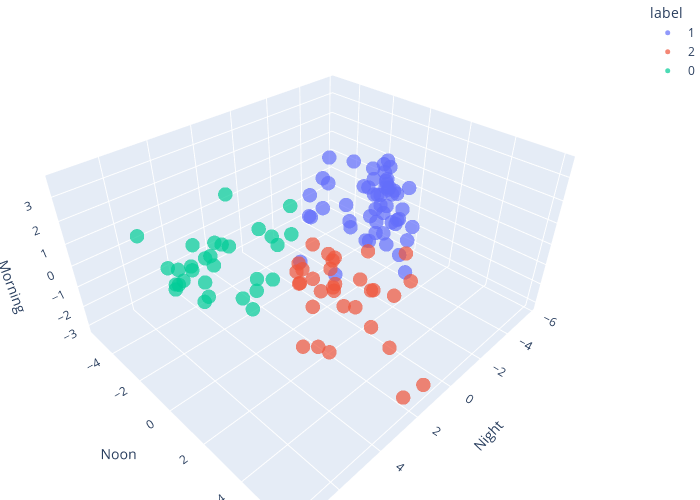

Notebook cell for this chart:
### Markdown cell above
#### Viz

### Code cell
def visualizing_results(Z, label):
    pca_df = pd.DataFrame(Z, columns=['PC1', 'PC2', 'PC3'], index=origin_mapper.keys()).reset_index()
    pca_df['label'] = label
    pca_df['label'] = pca_df['label'].astype(str)

    fig = px.scatter_3d(pca_df, x='PC1', y='PC2', z='PC3', 
                     color='label', 
                     hover_data={"origin": (pca_df['index'])},
                     labels={
                        "PC1": "Night",
                        "PC2": "Noon",
                        "PC3": "Morning",
                    },
                     opacity=0.7,
                    size_max=1,
                     width = 700, height = 500
                     ).update_layout(margin=dict(l=0, r=0, b=0, t=0)
                    ).update_traces(marker_size = 5)
    
    fig.show()


visualizing_results(Z, kmeans.labels_)

### Figure 1 — Plotly figure (JSON) as saved in the notebook; plotly's stock layout.template omitted (floating-point values rounded to 4 significant figures)
{"data": [{"customdata": [["Banxin"], ["Beitou"], ["Cailiao"], ["Dahu_Park"], ["Danfeng"], ["Dingpu"], ["Dingxi"], ["Donghu"], ["Far_Eastern_Hospital"], ["Fuxinggang"], ["Fuzhong"], ["Haishan"], ["Hongshulin"], ["Houshanpi"], ["Huilong"], ["Huzhou"], ["Jiangzicui"], ["Jingan"], ["Jingmei"], ["Jingping"], ["Linguang"], ["Liuzhangli"], ["Luzhou"], ["Muzha"], ["Nanshijiao"], ["Neihu"], ["Qilian"], ["Qiyan"], ["Qizhang"], ["Sanchong"], ["Sanchong_Elementary_School"], ["Sanhe_Junior_High_School"], ["Sanmin_Senior_High_School"], ["St.lgnatius_High_School"], ["Taipei_Bridge"], ["Taipei_Nangang_Exhibition_Center"], ["Tamsui"], ["Touqianzhuang"], ["Tucheng"], ["Wanfang_Community"], ["Wanfang_Hospital"], ["Wanlong"], ["Wende"], ["Xindian"], ["Xindian_District_Office"], ["Xingfu"], ["Xinhai"], ["Xinpu"], ["Xinzhuang"], ["Xiulang_Bridge"], ["Yongan_Market"], ["Yongning"], ["Zhonghe"], ["Zhuwei"]], "hovertemplate": "label=1<br>Night=%{x}<br>Noon=%{y}<br>Morning=%{z}<br>origin=%{customdata[0]}<extra></extra>", "legendgroup": "1", "marker": {"color": "#636efa", "opacity": 0.7, "size": 5, "symbol": "circle"}, "mode": "markers", "name": "1", "scene": "scene", "showlegend": true, "type": "scatter3d", "x": [-0.655, -2.582, -3.238, -3.37, -4.898, -2.766, -3.722, -3.505, -3.796, -3.218, -2.259, -4.677, -3.106, -1.36, -4.636, -2.27, -3.245, -4.486, -1.673, -1.8, -3.656, -0.02275, -5.751, -2.807, -5.041, -2.284, -3.695, -2.036, -2.39, -1.467, -4.535, -5.005, -4.838, -4.369, -1.053, -0.2751, -1.545, -1.61, -4.14, -4.118, -2.705, -3.311, -0.8677, -3.629, -3.626, -2.443, -4.548, -3.437, -2.289, -4.242, -4.137, -3.602, -1.112, -2.537], "y": [-1.753, 1.977, -1.01, 0.5359, -1.905, -3.876, 0.4327, -0.7767, -0.4711, 0.1721, 0.5473, -0.8748, 0.9345, 0.9835, -1.614, 0.05515, -0.7599, -0.6407, 1.628, -0.7128, 0.8265, -0.9965, -1.744, 1.883, -1.042, 0.5671, 1.034, -0.6332, 0.8825, -1.44, -1.018, -1.303, -1.003, -0.706, 0.2716, -1.944, 1.146, -1.885, -0.1454, -1.132, 1.561, 0.2389, -0.3766, 0.7137, 0.6274, -2.718, -0.8426, -0.2225, -2.189, -0.129, -0.3236, -0.5775, 0.1116, 2.188], "z": [0.1643, -0.1921, 0.8748, -0.3313, 0.7876, -0.5516, 0.8897, -0.6635, -0.08376, 0.04807, 1.486, 0.4673, -0.114, -0.1142, 0.456, -0.9722, 0.913, 0.3538, -0.1223, 0.6703, 0.3178, 0.7375, 0.9407, -1.998, 1.129, 0.1992, 1.42, -0.5087, -0.2749, 1.546, 1.454, 0.7856, 0.6091, 0.8148, 3.303, -2.118, 0.2625, 0.09428, 0.4614, 0.05967, -1.201, 0.3833, -2.292, -0.2004, -0.287, 0.9151, 0.3611, 0.6798, 2.161, 0.6079, 0.7321, -0.2466, 0.5531, 0.5753]}, {"customdata": [["Beimen"], ["Chiang_Kai-Shek_Memorial_Hall"], ["Daan_Park"], ["Dapinglin"], ["Dazhi"], ["Dongmen"], ["Fu_Jen_University"], ["Gongguan"], ["Guandu"], ["Guting"], ["Kunyang"], ["Longshan_Temple"], ["Mingde"], ["NTU_Hospital"], ["Nangang"], ["Shandao_Temple"], ["Shilin"], ["Shipai"], ["Shisizhang"], ["Shuanglian"], ["Songshan_Airport"], ["Taipei_Main_Station"], ["Taipei_Zoo"], ["Taipower_Building"], ["Technology_Building"], ["Xiaobitan"], ["Xiaonanmen"], ["Xinbeitou"], ["Yongchun"], ["Yuanshan"], ["Zhishan"], ["Zhongyi"]], "hovertemplate": "label=2<br>Night=%{x}<br>Noon=%{y}<br>Morning=%{z}<br>origin=%{customdata[0]}<extra></extra>", "legendgroup": "2", "marker": {"color": "#EF553B", "opacity": 0.7, "size": 5, "symbol": "circle"}, "mode": "markers", "name": "2", "scene": "scene", "showlegend": true, "type": "scatter3d", "x": [2.542, 2.928, 1.519, -0.5364, 1.275, 3.337, 0.7303, 4.04, 0.3869, 2.074, 0.7632, -0.7043, -2.052, 2.505, 0.1838, 3.704, 1.647, -0.2185, -0.7451, 3.569, 1.5, 2.309, 0.8186, 2.204, 1.564, -0.03373, 2.089, 1.006, 0.5347, -0.2626, 0.8406, -0.07731], "y": [0.8658, 2.368, 2.3, -0.1257, 1.511, 2.511, 2.371, 2.615, 0.7355, 1.231, -0.8797, 3.286, 2.727, 6.016, 0.1963, 2.382, 2.978, 3.289, 1.74, 3.128, 3.641, 2.436, 5.713, 0.8207, -0.067, 2.425, 2.14, 4.182, 0.6595, 1.858, -0.02305, 0.3568], "z": [0.3656, -2.093, -1.023, -1.095, -0.7221, 0.1751, -0.161, 1.636, -1.839, -0.01622, -2.128, 0.7615, -1.593, -2.24, -0.3733, -1.54, -0.5872, -0.9577, -1.895, 1.347, -1.217, 1.568, -3.167, 0.2742, -0.2598, -1.077, -3.123, -2.218, -0.6836, 0.3668, 0.3041, -1.961]}, {"customdata": [["Daan"], ["Gangqian"], ["Jiannan_Rd."], ["Jiantan"], ["Minquan_W._Rd."], ["Nangang_Software_Park"], ["Nanjing_Fuxing"], ["Nanjing_Sanmin"], ["New_Taipei_Industrial_Park"], ["Qiaohe"], ["Songjiang_Nanjing"], ["Songshan"], ["Sun_Yat-Sen_Memorial_Hall"], ["Taipei_101/World_Trade_Center"], ["Taipei_Arena"], ["Taipei_City_Hall"], ["Xiangshan"], ["Xianse_Temple"], ["Xihu"], ["Ximen"], ["Xingtian_Temple"], ["Xinpu_Minsheng"], ["Xinyi_Anhe"], ["Zhongshan"], ["Zhongshan_Elementary_School"], ["Zhongshan_Junior_High_School"], ["Zhongxiao_Dunhua"], ["Zhongxiao_Fuxing"], ["Zhongxiao_Xinsheng"], ["Zhongyuan"]], "hovertemplate": "label=0<br>Night=%{x}<br>Noon=%{y}<br>Morning=%{z}<br>origin=%{customdata[0]}<extra></extra>", "legendgroup": "0", "marker": {"color": "#00cc96", "opacity": 0.7, "size": 5, "symbol": "circle"}, "mode": "markers", "name": "0", "scene": "scene", "showlegend": true, "type": "scatter3d", "x": [3.939, 3.657, 5.127, 3.259, 3.31, 4.232, 5.11, 2.613, 3.238, 4.113, 5.291, 2.437, 5.381, 6.007, 4.453, 6.189, 3.023, 1.538, 4.129, 4.778, 3.677, 1.538, 4.185, 7.561, 2.955, 1.299, 7.484, 6.95, 5.096, 2.376], "y": [-0.07206, -4.497, -0.6307, 1.443, 0.429, -5.09, -1.979, -1.398, -4.842, -4.97, -1.135, -3.23, -0.09268, -1.706, -2.162, -1.039, -2.994, -4.641, -4.481, 2.26, -0.0896, -0.4815, -1.725, 0.8717, -0.6424, -1.586, -0.8265, 1.772, 0.9682, -5.375], "z": [-1.145, -1.645, 1.62, 2.614, 0.1877, -2.91, 0.282, -1.184, -0.9252, -2.644, -0.6127, 1.879, 1.639, 0.2781, -1.466, 1.385, -0.09194, -1.727, -2.139, 3.636, -0.4215, 2.141, 1.181, 3.2, 1.707, -0.2615, 3.466, 2.839, 0.6763, -2.33]}], "layout": {"height": 500, "legend": {"title": {"text": "label"}, "tracegroupgap": 0}, "margin": {"b": 0, "l": 0, "r": 0, "t": 0}, "scene": {"domain": {"x": [0, 1], "y": [0, 1]}, "xaxis": {"title": {"text": "Night"}}, "yaxis": {"title": {"text": "Noon"}}, "zaxis": {"title": {"text": "Morning"}}}, "width": 700}}
